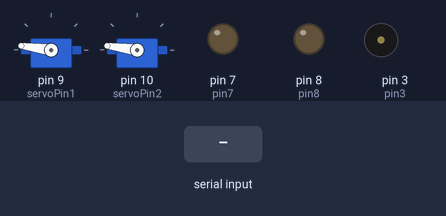
The sketch below on a simulated Arduino Uno, built with avr-gcc and run on an emulated ATmega328P. Shown: 2 × servo, output pins drawn as LEDs (lit = HIGH), buzzer (waves = sounding). The inputs (shaded band) are chosen by the test bench. Pins used as bus, display or sensor lines are not drawn.

Above: at 1.2 s.
1.3 s: "C" received over Serial
At 1.9 s:
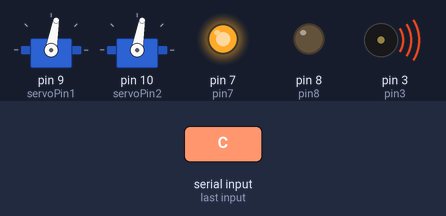
2.8 s: "N" received over Serial
At 3.1 s:
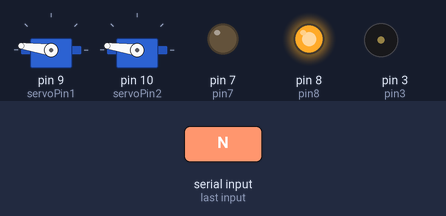
At 33.1 s:
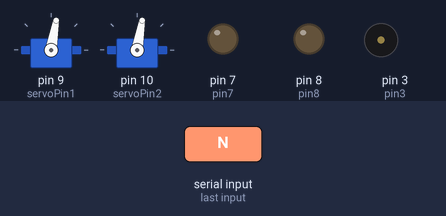
Timing chart, 0 to 34.3 s (numbered marks = the images above; inputs shaded):
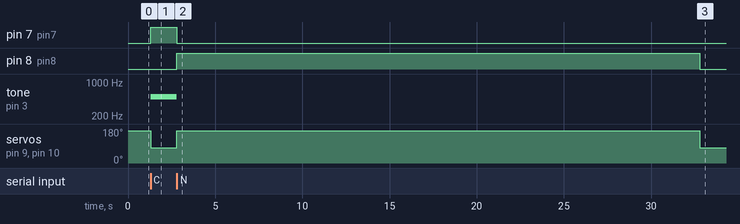

Measured:
- after the input at 1.3 s, pin 7 (pin7): LOW → HIGH at once; tone on pin 3 (pin3): silent → 500 Hz at once; servo on pin 9 (servoPin1), servo on pin 10 (servoPin2): 172° → 80° at once
- after the input at 2.8 s, pin 7 (pin7): HIGH → LOW at once; pin 8 (pin8): LOW → HIGH at once, → LOW 30.0 s later; tone on pin 3 (pin3): 500 Hz → silent at once; servo on pin 9 (servoPin1), servo on pin 10 (servoPin2): 80° → 172° at once, → 80° 30.0 s later

The sketch:

ar1.ino
```cpp
#include <Servo.h>

Servo myservo1;
Servo myservo2;

const int servoPin1 = 9;
const int servoPin2 = 10;

const int pin3 = 3;  // 부저
const int pin7 = 7;
const int pin8 = 8;

unsigned long lastMoveTime = 0;
bool isAt180 = true;
bool carDetected = false;
bool overrideByCar = false;

bool buzzDone = false;
unsigned long buzzStartTime = 0;

void setup() {
  Serial.begin(9600);

  myservo1.attach(servoPin1);
  myservo2.attach(servoPin2);

  pinMode(pin3, OUTPUT);
  pinMode(pin7, OUTPUT);
  pinMode(pin8, OUTPUT);

  myservo1.write(172);
  myservo2.write(172);
  lastMoveTime = millis();

  digitalWrite(pin3, LOW);
  digitalWrite(pin7, LOW);
  digitalWrite(pin8, LOW);
}

void loop() {
  unsigned long currentTime = millis();

  // 시리얼 명령 수신
  if (Serial.available()) {
    char command = Serial.read();
    if (command == 'C') {
      if (!carDetected) {
        buzzStartTime = millis();  // 부저 시작 시점
        buzzDone = false;
      }
      carDetected = true;
    } else if (command == 'N') {
      carDetected = false;
      buzzDone = false;
      noTone(pin3);
    }
  }

  // 차량이 감지된 경우
  if (isAt180 && carDetected) {
    myservo1.write(80);
    myservo2.write(80);
    overrideByCar = true;

    digitalWrite(pin7, HIGH);
    digitalWrite(pin3, HIGH);  // 부저도 HIGH (tone 제어됨)
    digitalWrite(pin8, LOW);

    // 부저 소리 제어
    if (!buzzDone) {
      unsigned long elapsed = currentTime - buzzStartTime;
      if (elapsed < 2000) {
        tone(pin3, 500);  // 저음
      } else if (elapsed < 4000) {
        tone(pin3, 1000); // 고음
      } else {
        noTone(pin3);
        buzzDone = true;
      }
    }

    lastMoveTime = millis();
    isAt180 = false;
  }

  // 차량 감지가 끝난 경우
  else if (overrideByCar && !carDetected) {
    myservo1.write(172);
    myservo2.write(172);
    isAt180 = true;
    overrideByCar = false;

    digitalWrite(pin3, LOW);
    digitalWrite(pin7, LOW);
    digitalWrite(pin8, HIGH);

    lastMoveTime = millis();
  }

  // 차량 감지 외 일반 주기적 동작
  else if (!overrideByCar) {
    if (isAt180 && currentTime - lastMoveTime >= 30000) {
      myservo1.write(80);
      myservo2.write(80);
      isAt180 = false;
      lastMoveTime = currentTime;
    } else if (!isAt180 && currentTime - lastMoveTime >= 10000) {
      myservo1.write(172);
      myservo2.write(172);
      isAt180 = true;
      lastMoveTime = currentTime;
    }

    if (!isAt180) {
      digitalWrite(pin3, LOW);
      digitalWrite(pin7, LOW);
      digitalWrite(pin8, LOW);
    }
  }
}
```
